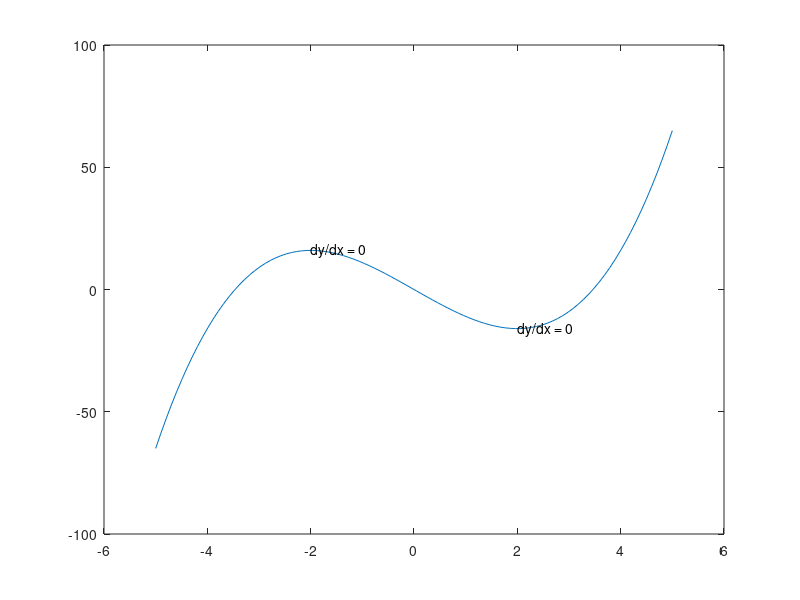

This figure's MATLAB source: (Note: this script raises an error after producing the figure.)
%=============================================================================
% Copyright (c) 2016-present Allan CORNET (Nelson)
%=============================================================================
% This file is part of the Nelson.
%=============================================================================
% LICENCE_BLOCK_BEGIN
% SPDX-License-Identifier: LGPL-3.0-or-later
% LICENCE_BLOCK_END
%=============================================================================
% <--ADV-CLI MODE-->
%=============================================================================
f = figure();
x = linspace(-5,5);
y = x.^3-12*x;
plot(x,y);
xt = [-2 2];
yt = [16 -16];
str = 'dy/dx = 0';
T = text(xt, yt, str);
T(1).Color = 'red';
T(1).FontSize = 14;
%=============================================================================
assert_isequal(size(T), [1 2]);
%=============================================================================
assert_isequal(T(1).Color, [1 0 0]);
%=============================================================================
assert_isequal(T(1).FontSize, 14);
%=============================================================================
P = properties(T(1));
REF = {'BackgroundColor';    
'BoundingBox';        
'Children';           
'Color';           
'EdgeColor';          
'Extent';             
'FontAngle';          
'FontName';           
'FontSize';           
'FontUnits';          
'FontWeight';         
'HorizontalAlignment';
'LineStyle';          
'LineWidth';          
'Margin';             
'Parent';             
'Position';           
'Rotation';           
'String';             
'Tag';                
'Type';               
'Units';              
'UserData';           
'VerticalAlignment';  
'Visible'};
assert_isequal(P, REF);
%=============================================================================
